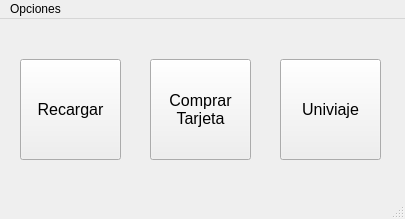
<?xml version="1.0" encoding="UTF-8"?>
<ui version="4.0">
 <class>MainWindow</class>
 <widget class="QMainWindow" name="MainWindow">
  <property name="geometry">
   <rect>
    <x>0</x>
    <y>0</y>
    <width>405</width>
    <height>219</height>
   </rect>
  </property>
  <property name="windowTitle">
   <string>Inicio</string>
  </property>
  <widget class="QWidget" name="centralwidget">
   <widget class="QPushButton" name="btnRecargar">
    <property name="geometry">
     <rect>
      <x>20</x>
      <y>40</y>
      <width>101</width>
      <height>101</height>
     </rect>
    </property>
    <property name="font">
     <font>
      <family>Arial</family>
      <pointsize>12</pointsize>
     </font>
    </property>
    <property name="text">
     <string>Recargar</string>
    </property>
   </widget>
   <widget class="QPushButton" name="btnUniviaje">
    <property name="geometry">
     <rect>
      <x>280</x>
      <y>40</y>
      <width>101</width>
      <height>101</height>
     </rect>
    </property>
    <property name="font">
     <font>
      <family>Arial</family>
      <pointsize>12</pointsize>
     </font>
    </property>
    <property name="text">
     <string>Univiaje</string>
    </property>
   </widget>
   <widget class="QPushButton" name="btnComprarTarjeta">
    <property name="geometry">
     <rect>
      <x>150</x>
      <y>40</y>
      <width>101</width>
      <height>101</height>
     </rect>
    </property>
    <property name="font">
     <font>
      <family>Arial</family>
      <pointsize>12</pointsize>
     </font>
    </property>
    <property name="text">
     <string>Comprar
Tarjeta</string>
    </property>
    <property name="autoDefault">
     <bool>false</bool>
    </property>
    <property name="default">
     <bool>false</bool>
    </property>
    <property name="flat">
     <bool>false</bool>
    </property>
   </widget>
  </widget>
  <widget class="QMenuBar" name="menubar">
   <property name="geometry">
    <rect>
     <x>0</x>
     <y>0</y>
     <width>405</width>
     <height>22</height>
    </rect>
   </property>
   <widget class="QMenu" name="menuOpciones">
    <property name="title">
     <string>Opciones</string>
    </property>
    <addaction name="actionAgregar_Usuario"/>
    <addaction name="actionMostrarUsuarios"/>
   </widget>
   <addaction name="menuOpciones"/>
  </widget>
  <widget class="QStatusBar" name="statusbar"/>
  <action name="actionAgregar_Usuario">
   <property name="text">
    <string>Agregar Usuario</string>
   </property>
  </action>
  <action name="actionMostrarUsuarios">
   <property name="text">
    <string>MostrarUsuarios</string>
   </property>
  </action>
 </widget>
 <resources/>
 <connections/>
</ui>
